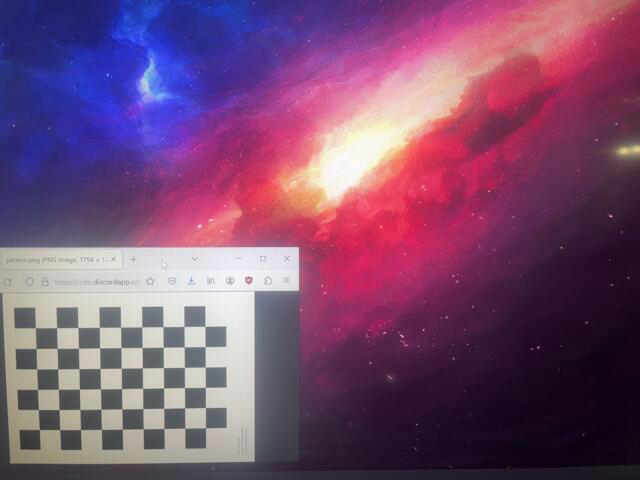
#> input picture calibration-images/img0.png, 640 x 480 px, given in place of the camera
$ python testing.py
#> lines starting #> are read from the running program, lines starting #| are printed output that depends on the picture; after the words box and inside, x2 and y2 are one past the last pixel; in counts of white or black regions, pixels touching at a corner belong together
import cv2 as cv
import numpy as np

cap = cv.VideoCapture(0)

# Check if the webcam is opened correctly
if not cap.isOpened():
  raise IOError("Cannot open webcam")

while True:
  ret, frame = cap.read()
#> frame is the input picture: shape (480, 640, 3); mean B, G, R 113.7, 77.8, 121.1
  frame = cv.flip(frame, 1)
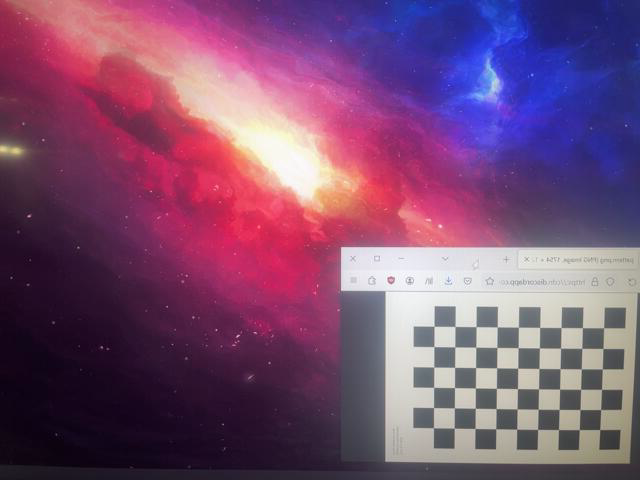
#> frame: shape (480, 640, 3); mean B, G, R 113.7, 77.8, 121.1
  # frame = cv2.resize(frame, None, fx=0.5, fy=0.5, interpolation=cv2.INTER_AREA)

  hsv = cv.cvtColor(frame, cv.COLOR_BGR2HSV)
#> hsv: shape (480, 640, 3); mean H, S, V 125.1, 125.2, 138.9

  # lowerRed = np.array([150,150,100])
  lowerRed = np.array([150,100,0])
  upperRed = np.array([180,255,255])

  mask = cv.inRange(hsv, lowerRed, upperRed)
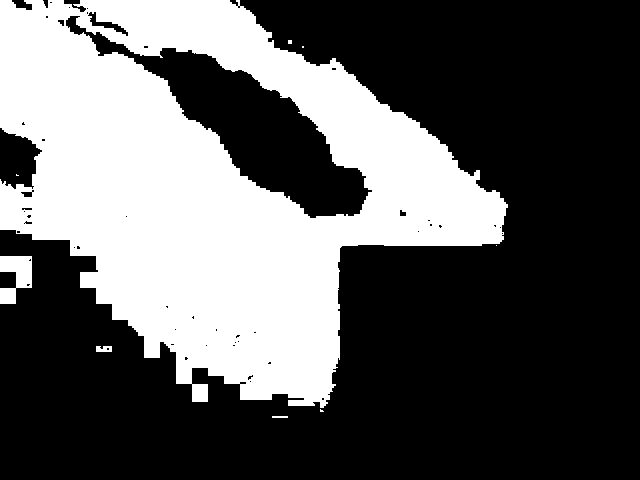
#> mask: shape (480, 640); 35.9% white; 9 white regions (5 under 20 px), largest, box (x1, y1, x2, y2) and area: (0, 0, 508, 408) 109072, (0, 256, 32, 304) 1016, (96, 346, 112, 352) 85, (272, 416, 288, 418) 32

  res = cv.bitwise_and(frame, frame, mask=mask)
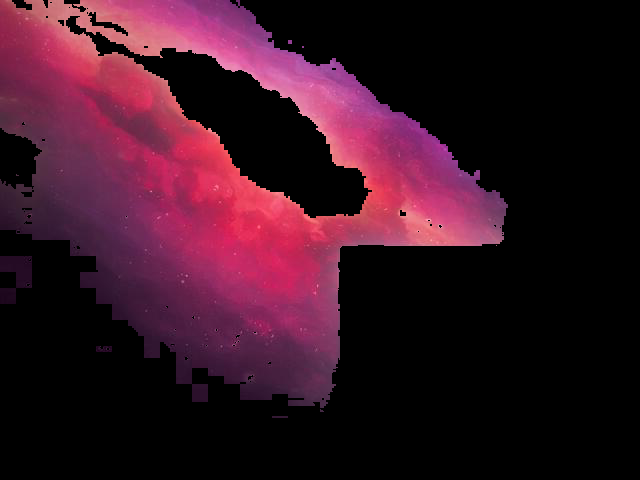
#> res: shape (480, 640, 3); mean B, G, R 34.1, 19.3, 54
  resized = cv.resize(res, (1920, 1080))
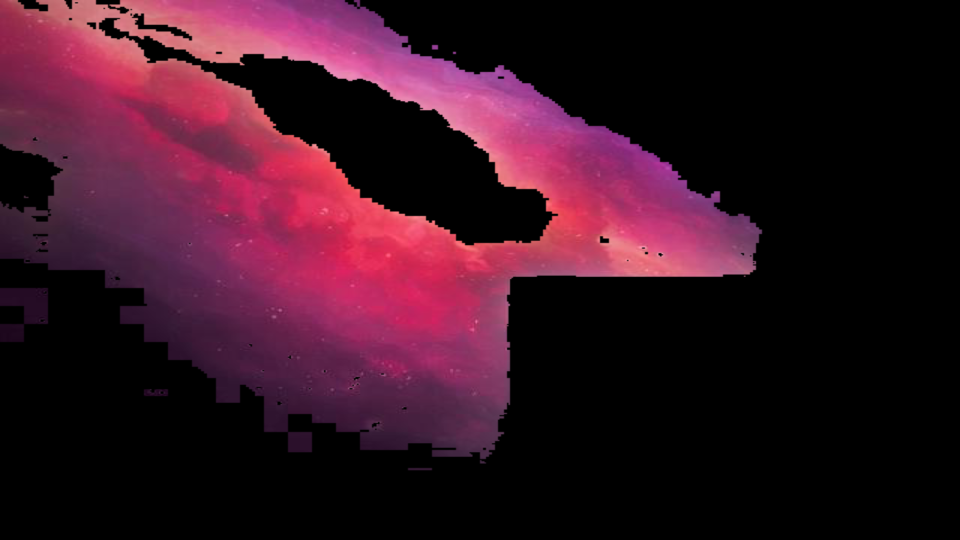
#> resized: shape (1080, 1920, 3) (shown at 1/2 size); mean B, G, R 34.1, 19.2, 54
  cv.imshow('yooooo', resized)

  c = cv.waitKey(1)
#> (key Esc is pressed here)
  if c == 27:
    break

cap.release()
cv.destroyAllWindows()

$ run again, on calibration-images/img10.png
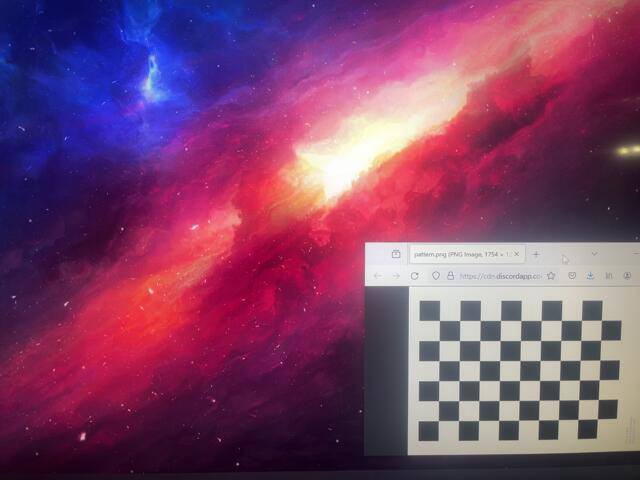
#> input picture calibration-images/img10.png, 640 x 480 px, given in place of the camera
#> frame is the input picture: shape (480, 640, 3); mean B, G, R 107.2, 68.2, 125.7
#> hsv: shape (480, 640, 3); mean H, S, V 128, 145.6, 143.1
#> `mask = cv.inRange(hsv, lowerRed, upperRed)`:
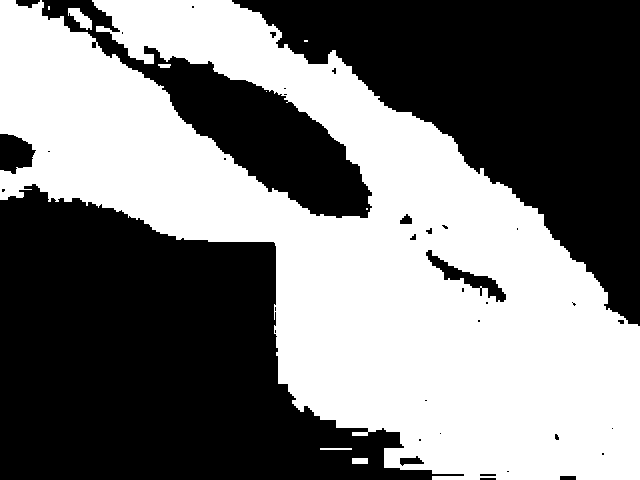
#> mask: shape (480, 640); 48% white; 9 white regions (4 under 20 px), largest, box (x1, y1, x2, y2) and area: (0, 0, 640, 480) 146889, (68, 8, 92, 30) 277, (352, 458, 368, 464) 96, (320, 448, 352, 450) 64, (158, 64, 171, 68) 46
#> `resized = cv.resize(res, (1920, 1080))`:
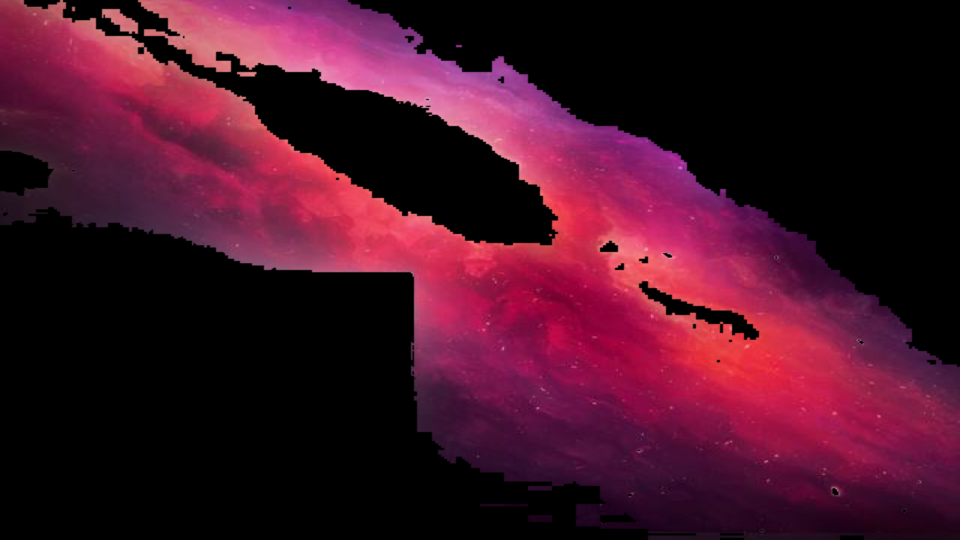
#> resized: shape (1080, 1920, 3) (shown at 1/2 size); mean B, G, R 38.1, 18, 67.9
